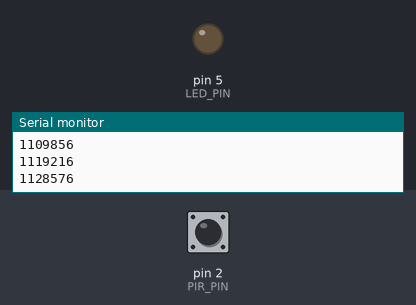
A sketch run on a simulated Arduino Uno, built with avr-gcc and run on an emulated ATmega328P. Shown: output pins drawn as LEDs (lit = HIGH), the last lines printed to the serial monitor. The test bench sets the inputs (shaded band); at power-on: pin 2 (PIR_PIN) HIGH.

Above: at 1.2 s.
1.3 s: pin 2 (PIR_PIN) pulsed LOW 2 times (0.12 s each, 0.3 s apart)
At 1.8 s:
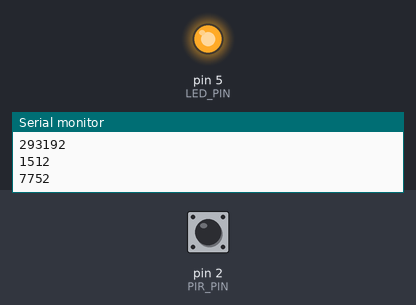
Timing chart, 0 to 6.2 s (numbered marks = the images above; inputs shaded):
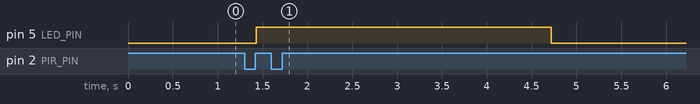

The sketch:

act_3_c.ino
```cpp
/*
     ________  ___   ___
    / __/ __ \/ _ | / _ \
   _\ \/ /_/ / __ |/ , _/
  /___/\____/_/ |_/_/|_|
  Arduino Workshop Series
  Practice
  > By 1487Quantum ( https://github.com/1487quantum )

  > Activity 3 (PIR Motion Sensor with LED), Task C
  > =====================================================
  > Trigger the LED ON for 3s when motion is detected via interrupt method.


*/

#define latch_t 3000000

const byte PIR_PIN = 2;
const byte LED_PIN = 5;
volatile byte state = LOW;
volatile unsigned long duration;

void turnOnLED() {
  state = HIGH;
  duration = micros();
}

void setup() {
  Serial.begin(9600);
  pinMode(LED_PIN, OUTPUT);
  pinMode(PIR_PIN, INPUT);
  attachInterrupt(digitalPinToInterrupt(PIR_PIN), turnOnLED, RISING);
}

void loop() {
  Serial.println(micros() - duration);
  if (state && micros() - duration <= latch_t) {
    digitalWrite(LED_PIN, HIGH);
  } else {
    state = LOW;
    digitalWrite(LED_PIN, LOW);
  }
}
```

Measured:
- after the input at 1.3 s, pin 5 (LED_PIN): LOW → HIGH after 0.13 s, → LOW 3.3 s later
